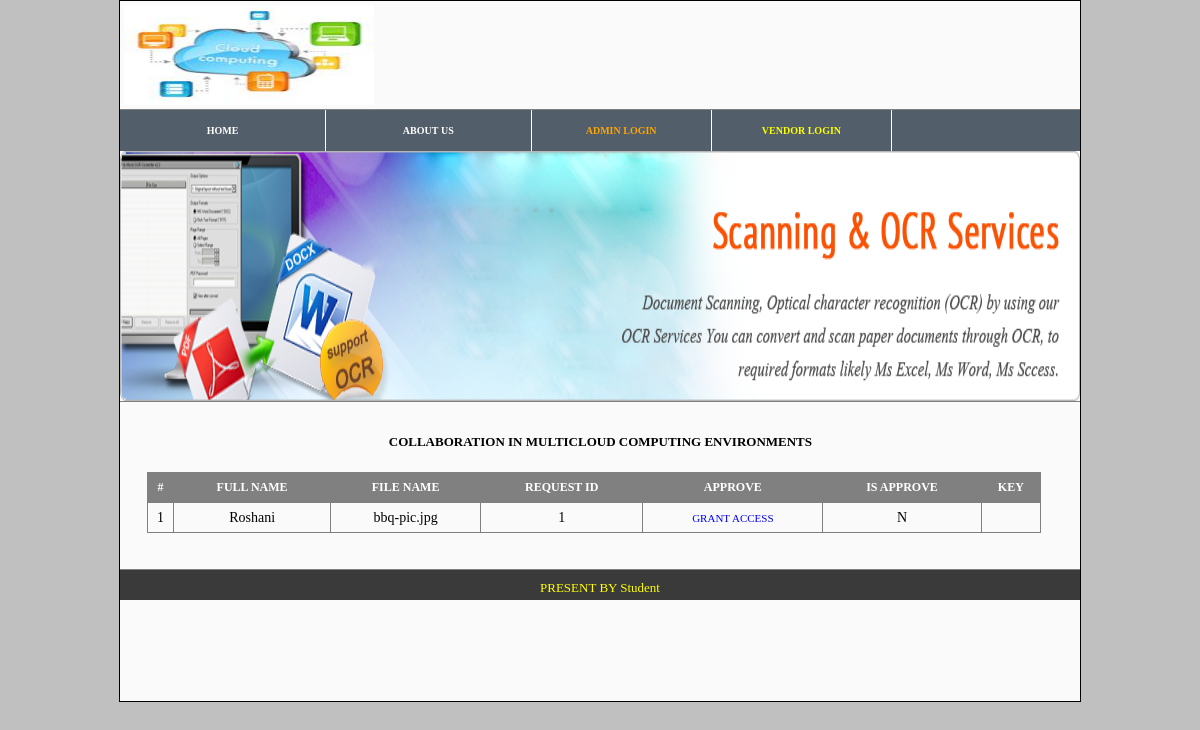
/cloud1/shareadminrequst.php, run on the app's committed database.
### tables this page shows
CREATE TABLE IF NOT EXISTS `sharefileaccess` (
  `txtId` int(11) NOT NULL AUTO_INCREMENT,
  `master` varchar(100) NOT NULL,
  `keypubic` varchar(100) NOT NULL,
  `hasAccess` varchar(100) NOT NULL,
  `vendorId` varchar(2) NOT NULL,
  `filename` text NOT NULL,
  `txtFileCloud1` text NOT NULL,
  `txtFileCloud2` text NOT NULL,
  `entryDate` varchar(40) NOT NULL,
  `requestId` varchar(20) NOT NULL,
  PRIMARY KEY (`txtId`)
);

CREATE TABLE IF NOT EXISTS `pregistration` (
  `txtId` int(11) NOT NULL AUTO_INCREMENT,
  `full_name` varchar(100) NOT NULL,
  `contact_number` varchar(10) NOT NULL,
  `email_id` varchar(100) NOT NULL,
  `answer` varchar(100) NOT NULL,
  `password` varchar(100) NOT NULL,
  PRIMARY KEY (`txtId`)
);

### cloud1/MySql.php (called while the page is built, shortened)
<?php
class MysqlConnection {
    static function executeQuery($query) {
        return mysql_query($query);
    }
    static function toArrays($resource) {
        $arrayList = array();
        while ($rows = mysql_fetch_assoc($resource)) {
            array_push($arrayList, $rows);
        }
        return $arrayList;
    }
}
?>

### cloud1/shareadminrequst.php (the view, shortened to what this page needs)
<?php
include './MySql.php';
$query = "SELECT *, `sharefileaccess`.txtId as txtUId FROM `sharefileaccess`, pregistration where pregistration.txtId = sharefileaccess.vendorId ORDER BY `sharefileaccess`.`txtId` ASC ";
$resource = MysqlConnection::executeQuery($query);
$result = MysqlConnection::toArrays($resource);
?>
<html>
    <head>
        <link href="../css/style.css" rel="stylesheet">
    </head>
    <body>
        <div id="wrapper">
            <div id="search"><img src="../images/cloude4.jpg" width="250px;" height="100px;" style="margin: 4px 4px 4px 4px"></div>
            <div style="text-align: left;background-color:#525E6A;"><span><?php include './leftmenu.php'; ?></span></div>
            <div id="slider" style="height: 250px;"><?php include './slider.php'; ?></div>
            <div style="widows: 99%;font-size: 13px;line-height: 20px;">
                <div style="padding: 10px;width: 98%;">
                    <br/>
                    <center>
                        <p style="line-height: 20px;">
                        <h4>COLLABORATION IN MULTICLOUD COMPUTING ENVIRONMENTS</h4>
                        <br>
                        <div style="width: 95%;float: right;margin-right: 30px;">
                            <table border="1" style="border-collapse: collapse;width: 100%;font-family: verdana;font-size: 13px;">
                                <tr id="tr" style="text-align: center">
                                    <th id="th">#</th>
                                    <th id="th">FULL NAME</th>
                                    <th id="th">FILE NAME</th>
                                    <th id="th">REQUEST ID</th>
                                    <th id="th">APPROVE</th>
                                    <th id="th">IS APPROVE</th>
                                    <th id="th">KEY</th>
                                </tr>
                                <?php
                                $srno = 1;
                                foreach ($result as $value) {
                                    ?>
                                    <tr id="tr"  style="text-align: center">
                                        <td style="width: 25px;"><?php echo $srno++ ?></td>
                                        <td><?php echo $value["full_name"] ?></td>
                                        <td><?php echo $value["filename"]; ?></td>
                                        <td><?php echo $value["requestId"] ?></td>
                                        <td>
                                            <a href="chooseuser.php?txtId=<?php echo $value["txtUId"] ?>&vendorId=<?php echo $value["vendorId"] ?>&fullName=<?php echo $value["full_name"] ?>&filename=<?php echo $value["filename"] ?>&email_id=<?php echo $value["email_id"] ?>" style="color: blue;font-size: 11px;;font-weight: normal">
                                                GRANT ACCESS
                                            </a>
                                        </td>
                                        <td><?php echo $value["hasAccess"] ?></td>
                                        <td><?php echo $value["master"] ?></td>
                                    </tr>
                                    <?php
                                }
                                ?>
                            </table>
                        </div>
                    </center>
                </div>
            </div>
            <br/><br/>
            <div id="footer">
                <center>
                    <p style="padding: 5px;color: white">
                        <?php include './footer.php'; ?>
                    </p>
                </center>
            </div>
        </div>
    </body>
</html>

### css/style.css (style rules this page uses)
* { padding: 0px; margin: 0px; }
body { font-size: 100%; font-family: verdana; background: rgb(192,192,192); }
#wrapper { margin: 0 auto; width: 960px; min-height: 700px; border: solid 1px black; background: rgb(250,250,250); }
#footer { width: 100%; height: 30px; border-top: solid 1px gray; background: #3A3A3A; clear: both; }
#search { width: 100%; border-bottom: solid 1px gray; }
#slider { width: 100%; height: 150px; border-bottom: solid 1px gray; }
a { color: white; text-decoration: none; font-weight: bold; font-size: 16px; }
#th { background-color: gray; color: white; text-align: center; font-size: 12px; font-weight: bold; height: 15px; }
#tr { height: 30px; font-size: 14px; }

### data on the page
sharefileaccess: pregistration.full_name "Roshani", filename "bbq-pic.jpg", requestId "1", hasAccess "N"
